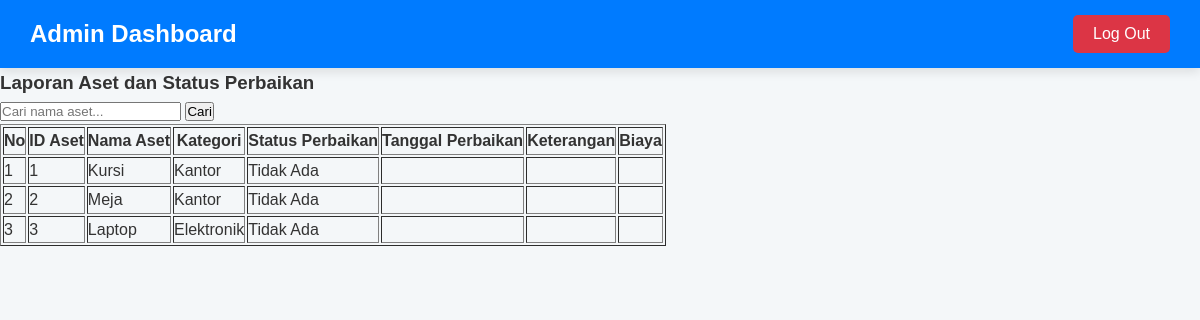
Screenshot of /laporan3.php (signed in) with the database file from the repository.
### tables this page shows
CREATE TABLE `aset` (
  `id_aset` int(11) NOT NULL,
  `nama_aset` varchar(100) NOT NULL,
  `kategori` varchar(50) NOT NULL,
  `tanggal_pembelian` date NOT NULL,
  `harga` varchar(30) NOT NULL,
  `status` varchar(20) NOT NULL
);

### laporan3.php (the view, shortened to what this page needs)
<?php
include("php/config.php");
?>
<!DOCTYPE html>
<html lang="en">
<head>
    <link rel="stylesheet" href="style/admin.css">
</head>
<body>
<div class="nav">
    <div class="logo">
        <p><a href="admin.php">Admin Dashboard</a></p>
    </div>
    <div class="right-links">
        <a href="php/logout.php"><button class="btn">Log Out</button></a>
    </div>
</div>
<div class="data">
    <h3>Laporan Aset dan Status Perbaikan</h3>
    <form method="GET" action="">
        <input type="text" name="search_nama_aset" placeholder="Cari nama aset...">
        <input type="submit" value="Cari">
    </form>
    <table border="1">
        <tr>
            <th>No</th>
            <th>ID Aset</th>
            <th>Nama Aset</th>
            <th>Kategori</th>
            <th>Status Perbaikan</th>
            <th>Tanggal Perbaikan</th>
            <th>Keterangan</th>
            <th>Biaya</th>
        </tr>
        <?php
        $No = 1;
        $query = "SELECT aset.id_aset, aset.nama_aset, aset.kategori,
                  perbaikan.tanggal_perbaikan, perbaikan.keterangan, perbaikan.biaya
                  FROM aset
                  LEFT JOIN perbaikan ON aset.id_aset = perbaikan.id_aset WHERE 1=1";
        $ambildata = mysqli_query($con, $query);
        while ($tampil = mysqli_fetch_array($ambildata)) {
            echo "<tr>
                <td>" . $No++ . "</td>
                <td>" . $tampil['id_aset'] . "</td>
                <td>" . $tampil['nama_aset'] . "</td>
                <td>" . $tampil['kategori'] . "</td>
                <td>" . ($tampil['tanggal_perbaikan'] ? 'Ada' : 'Tidak Ada') . "</td>
                <td>" . $tampil['tanggal_perbaikan'] . "</td>
                <td>" . $tampil['keterangan'] . "</td>
                <td>" . $tampil['biaya'] . "</td>
            </tr>";
        }
        ?>
    </table>
</div>
</body>
</html>

### style/admin.css (style rules this page uses)
* { margin: 0; padding: 0; box-sizing: border-box; }
body { font-family: 'Arial', sans-serif; line-height: 1.6; background-color: #f4f7f9; color: #333; }
.nav { display: flex; justify-content: space-between; align-items: center; background: #007bff; color: #fff; padding: 15px 30px; box-shadow: 0 4px 10px rgba(0, 0, 0, 0.1); }
.nav .logo { display: flex; flex-direction: column; color: #fff; }
.nav .logo p { margin: 0; }
.nav .logo a { color: #fff; text-decoration: none; font-size: 24px; font-weight: 600; transition: color 0.3s; }
.nav .right-links { display: flex; align-items: center; }
.nav .right-links .btn { background: #dc3545; color: #fff; border: none; padding: 10px 20px; margin-left: 15px; cursor: pointer; border-radius: 5px; font-size: 16px; transition: background 0.3s, transform 0.1s; }

### rows the page displays
aset: id_aset "1", nama_aset "Kursi", kategori "Kantor"
aset: id_aset "2", nama_aset "Meja", kategori "Kantor"
aset: id_aset "3", nama_aset "Laptop", kategori "Elektronik"
